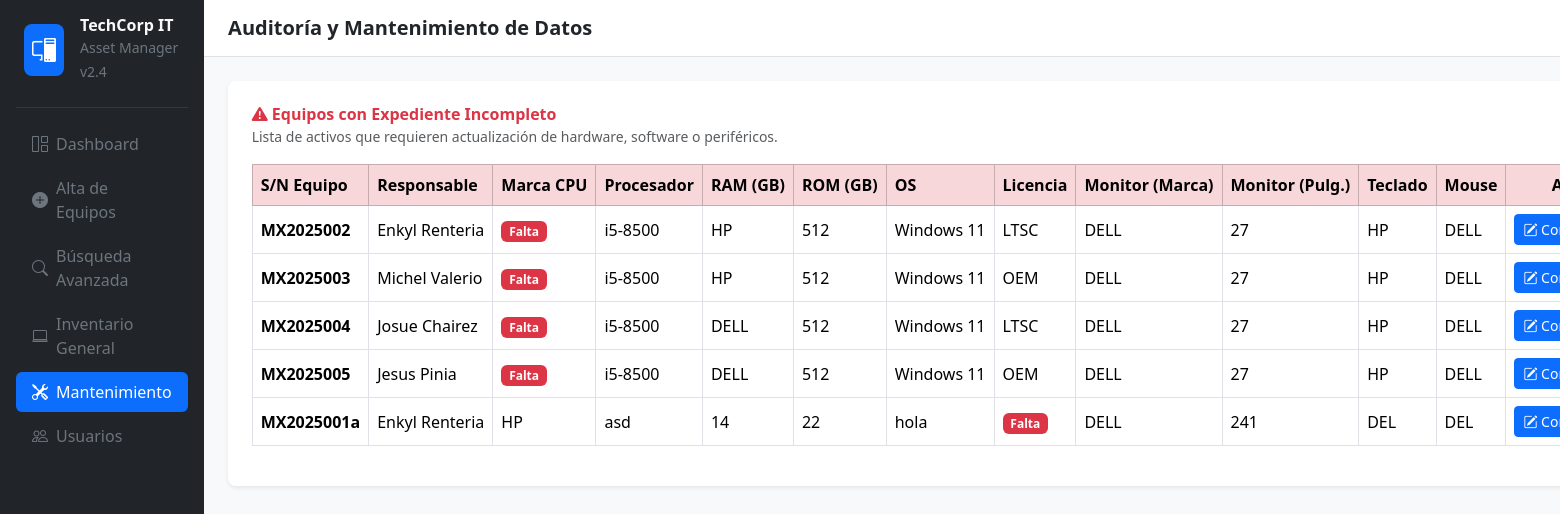
Screenshot of /mantenimiento with the database file from the repository.
### tables this page shows
CREATE TABLE "Stock" (
	"id_stock"	INTEGER NOT NULL,
	"marca_monitor"	TEXT,
	"pulgadas_monitor"	INTEGER,
	"marca_teclado"	TEXT,
	"marca_mouse"	TEXT,
	"SN_equipo"	TEXT,
	"marca_equipo"	TEXT,
	"ram_equipo"	INTEGER,
	"almacenamiento_equipo"	INTEGER,
	"procesador_equipo"	TEXT,
	"SO_equipo"	TEXT,
	"id_usuario"	INTEGER NOT NULL,
	"id_licencia"	INTEGER,
	PRIMARY KEY("id_stock"),
	FOREIGN KEY("id_licencia") REFERENCES "Licencia"("id_licencia"),
	FOREIGN KEY("id_usuario") REFERENCES "Usuario"("id_usuario")
);

CREATE TABLE "Usuario" (
	"id_usuario"	INTEGER NOT NULL,
	"nombre"	TEXT NOT NULL,
	"apellido_paterno"	TEXT NOT NULL,
	"apellido_materno"	TEXT NOT NULL,
	"edad"	INTEGER NOT NULL,
	"departamento"	TEXT NOT NULL,
	PRIMARY KEY("id_usuario")
);

CREATE TABLE "Licencia" (
	"id_licencia"	INTEGER NOT NULL,
	"tipo_licencia"	TEXT NOT NULL,
	"expiracion_anios"	INTEGER NOT NULL,
	PRIMARY KEY("id_licencia")
);

### app.py (the view)
@app.route('/mantenimiento')
def mantenimiento():
    conn = get_db_connection()
    equipos_incompletos = conn.execute('''
        SELECT
            s.*,
            u.nombre, u.apellido_paterno,
            l.tipo_licencia
        FROM Stock s
        LEFT JOIN Usuario u ON s.id_usuario = u.id_usuario
        LEFT JOIN Licencia l ON s.id_licencia = l.id_licencia
        WHERE s.id_licencia IS NULL
           OR s.marca_equipo IS NULL OR s.marca_equipo = ''
           OR s.procesador_equipo IS NULL OR s.procesador_equipo = ''
           OR s.ram_equipo IS NULL OR s.ram_equipo = ''
           OR s.almacenamiento_equipo IS NULL OR s.almacenamiento_equipo = ''
           OR s.SO_equipo IS NULL OR s.SO_equipo = ''
           OR s.marca_monitor IS NULL OR s.marca_monitor = ''
           OR s.pulgadas_monitor IS NULL OR s.pulgadas_monitor = ''
           OR s.marca_teclado IS NULL OR s.marca_teclado = ''
           OR s.marca_mouse IS NULL OR s.marca_mouse = ''
    ''').fetchall()
    conn.close()
    return render_template('mantenimiento.html', equipos=equipos_incompletos, active_page='mantenimiento')

### app.py (called while the page is built)
def get_db_connection():
    conn = sqlite3.connect(DB_PATH)
    conn.row_factory = sqlite3.Row
    return conn

### templates/mantenimiento.html (shortened to what this page needs)
{% extends 'base.html' %}
{% block page_title %}Auditoría y Mantenimiento de Datos{% endblock %}
{% block content %}
<div class="card border-0 shadow-sm rounded-3 p-4">
  <div class="mb-3">
    <h6 class="fw-bold m-0 text-danger"><i class="bi bi-exclamation-triangle-fill"></i> Equipos con Expediente Incompleto</h6>
    <small class="text-muted">Lista de activos que requieren actualización de hardware, software o periféricos.</small>
  </div>
  <div class="table-responsive">
    <table class="table table-bordered table-hover align-middle text-nowrap">
      <thead class="table-danger">
        <tr>
          <th>S/N Equipo</th>
          <th>Responsable</th>
          <th>Marca CPU</th>
          <th>Procesador</th>
          <th>RAM (GB)</th>
          <th>ROM (GB)</th>
          <th>OS</th>
          <th>Licencia</th>
          <th>Monitor (Marca)</th>
          <th>Monitor (Pulg.)</th>
          <th>Teclado</th>
          <th>Mouse</th>
          <th class="text-center">Acciones</th>
        </tr>
      </thead>
      <tbody>
        {% for equipo in equipos %}
        <tr>
          <td class="fw-bold">{{ equipo.SN_equipo }}</td>
          <td>{{ equipo.nombre or '<span class="badge bg-secondary">Sin Asignar</span>'|safe }} {{ equipo.apellido_paterno or '' }}</td>
          <td>{{ equipo.marca_equipo or '<span class="badge bg-danger">Falta</span>'|safe }}</td>
          <td>{{ equipo.procesador_equipo or '<span class="badge bg-danger">Falta</span>'|safe }}</td>
          <td>{{ equipo.ram_equipo or '<span class="badge bg-danger">Falta</span>'|safe }}</td>
          <td>{{ equipo.almacenamiento_equipo or '<span class="badge bg-danger">Falta</span>'|safe }}</td>
          <td>{{ equipo.SO_equipo or '<span class="badge bg-danger">Falta</span>'|safe }}</td>
          <td>{{ equipo.tipo_licencia or '<span class="badge bg-danger">Falta</span>'|safe }}</td>
          <td>{{ equipo.marca_monitor or '<span class="badge bg-danger">Falta</span>'|safe }}</td>
          <td>{{ equipo.pulgadas_monitor or '<span class="badge bg-danger">Falta</span>'|safe }}</td>
          <td>{{ equipo.marca_teclado or '<span class="badge bg-danger">Falta</span>'|safe }}</td>
          <td>{{ equipo.marca_mouse or '<span class="badge bg-danger">Falta</span>'|safe }}</td>
          <td class="text-center">
            <div class="d-flex gap-2 justify-content-center">
              <a href="/editar/{{ equipo.SN_equipo }}" class="btn btn-sm btn-primary" title="Completar Datos">
                <i class="bi bi-pencil-square"></i> Completar
              </a>
            </div>
          </td>
        </tr>
        {% endfor %}
      </tbody>
    </table>
  </div>
</div>
{% endblock %}

### static/css/styles.css (style rules this page uses)
body { font-family: system-ui, -apple-system, "Segoe UI", Roboto, sans-serif; background-color: #f8f9fa; }

### rows the page displays
Stock: SN_equipo "MX2025002", nombre "Enkyl", apellido_paterno "Renteria", marca_equipo "Falta", procesador_equipo "i5-8500", ram_equipo "HP", almacenamiento_equipo "512", SO_equipo "Windows 11", tipo_licencia "LTSC", marca_monitor "DELL", pulgadas_monitor "27", marca_teclado "HP", marca_mouse "DELL"
Stock: SN_equipo "MX2025003", nombre "Michel", apellido_paterno "Valerio", marca_equipo "Falta", procesador_equipo "i5-8500", ram_equipo "HP", almacenamiento_equipo "512", SO_equipo "Windows 11", tipo_licencia "OEM", marca_monitor "DELL", pulgadas_monitor "27", marca_teclado "HP", marca_mouse "DELL"
Stock: SN_equipo "MX2025004", nombre "Josue", apellido_paterno "Chairez", marca_equipo "Falta", procesador_equipo "i5-8500", ram_equipo "DELL", almacenamiento_equipo "512", SO_equipo "Windows 11", tipo_licencia "LTSC", marca_monitor "DELL", pulgadas_monitor "27", marca_teclado "HP", marca_mouse "DELL"
Stock: SN_equipo "MX2025005", nombre "Jesus", apellido_paterno "Pinia", marca_equipo "Falta", procesador_equipo "i5-8500", ram_equipo "DELL", almacenamiento_equipo "512", SO_equipo "Windows 11", tipo_licencia "OEM", marca_monitor "DELL", pulgadas_monitor "27", marca_teclado "HP", marca_mouse "DELL"
Stock: SN_equipo "MX2025001a", nombre "Enkyl", apellido_paterno "Renteria", marca_equipo "HP", procesador_equipo "asd", ram_equipo "14", almacenamiento_equipo "22", SO_equipo "hola", tipo_licencia "Falta", marca_monitor "DELL", pulgadas_monitor "241", marca_teclado "DEL", marca_mouse "DEL"
